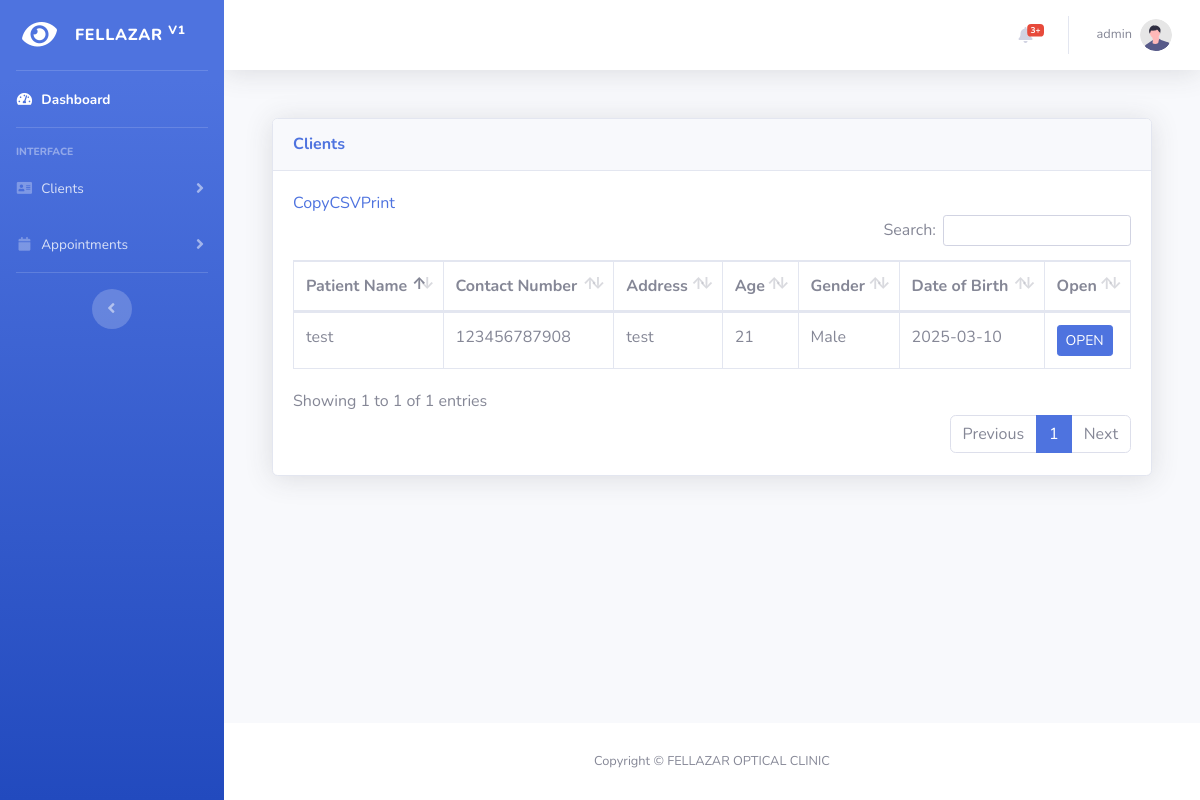
The page /view-client-list.php (signed in) on the database its author committed.
### tables this page shows
CREATE TABLE IF NOT EXISTS `patients` (
  `patientId` int NOT NULL AUTO_INCREMENT,
  `name` varchar(255) NOT NULL,
  `address` text,
  `age` int NOT NULL,
  `gender` enum('Male','Female','Other') NOT NULL,
  `contactNo` varchar(20) DEFAULT NULL,
  `dateOfBirth` date DEFAULT NULL,
  PRIMARY KEY (`patientId`)
);

### view-client-list.php (the view, shortened to what this page needs)
<!DOCTYPE html>
<html lang="en">
<?php
include("connection/connect.php");
if (!isset($_SESSION['adminUsername']) || $_SESSION['adminUsername'] == '' || empty($_SESSION['adminUsername']) || $_SESSION['adminUsername'] == null) {
    echo "<script> window.location.replace('login.php') </script>";
} else {
?>
    <?php include 'pages/header.php'; ?>
    <body id="page-top">
        <div id="wrapper">
            <?php include 'pages/sidebar.php'; ?>
            <div id="content-wrapper" class="d-flex flex-column">
                <div id="content">
                    <?php include 'pages/topbar.php'; ?>
                    <div class="container-fluid">
                        <div class="container mt-4">
                            <div class="card shadow mb-4">
                                <div class="card-header py-3">
                                    <h6 class="m-0 font-weight-bold text-primary">Clients</h6>
                                </div>
                                <div class="card-body">
                                    <div class="table-responsive">
                                        <table class="table table-bordered" id="dataTable" width="100%" cellspacing="0">
                                            <thead>
                                                <tr>
                                                    <th>Patient Name</th>
                                                    <th>Contact Number</th>
                                                    <th>Address</th>
                                                    <th>Age</th>
                                                    <th>Gender</th>
                                                    <th>Date of Birth</th>
                                                    <th>Open</th>
                                                </tr>
                                            </thead>
                                            <tbody>
                                                <?php
                                                $query = "SELECT * FROM patients ORDER BY patientId DESC";
                                                $result = mysqli_query($db, $query);
                                                if (mysqli_num_rows($result) > 0) {
                                                    while ($row = mysqli_fetch_assoc($result)) {
                                                        echo "<tr>";
                                                        echo "<td>" . htmlspecialchars($row['name']) . "</td>";
                                                        echo "<td>" . htmlspecialchars($row['contactNo']) . "</td>";
                                                        echo "<td>" . htmlspecialchars($row['address']) . "</td>";
                                                        echo "<td>" . htmlspecialchars($row['age']) . "</td>";
                                                        echo "<td>" . htmlspecialchars($row['gender']) . "</td>";
                                                        echo "<td>" . htmlspecialchars($row['dateOfBirth']) . "</td>";
                                                        echo "<td><a href='view-client.php?patient_id=" . $row['patientId'] . "' class='btn btn-primary btn-sm'>OPEN</a></td>";
                                                        echo "</tr>";
                                                    }
                                                } else {
                                                    echo "<tr><td colspan='7' class='text-center'>No clients found</td></tr>";
                                                }
                                                ?>
                                            </tbody>
                                        </table>
                                    </div>
                                </div>
                            </div>
                        </div>
                        <div class="row">
                        </div>
                    </div>
                </div>
                <?php include 'pages/footer.php'; ?>
            </div>
        </div>
        <link rel="stylesheet" href="https://cdn.datatables.net/buttons/2.3.6/css/buttons.dataTables.min.css">
    </body>
</html>
<?php } ?>

### rows shown on the page
patients: name "test", contactNo "123456787908", address "test", age "21", gender "Male", dateOfBirth "2025-03-10"

### other values the page prints
$adminUsername "admin"
